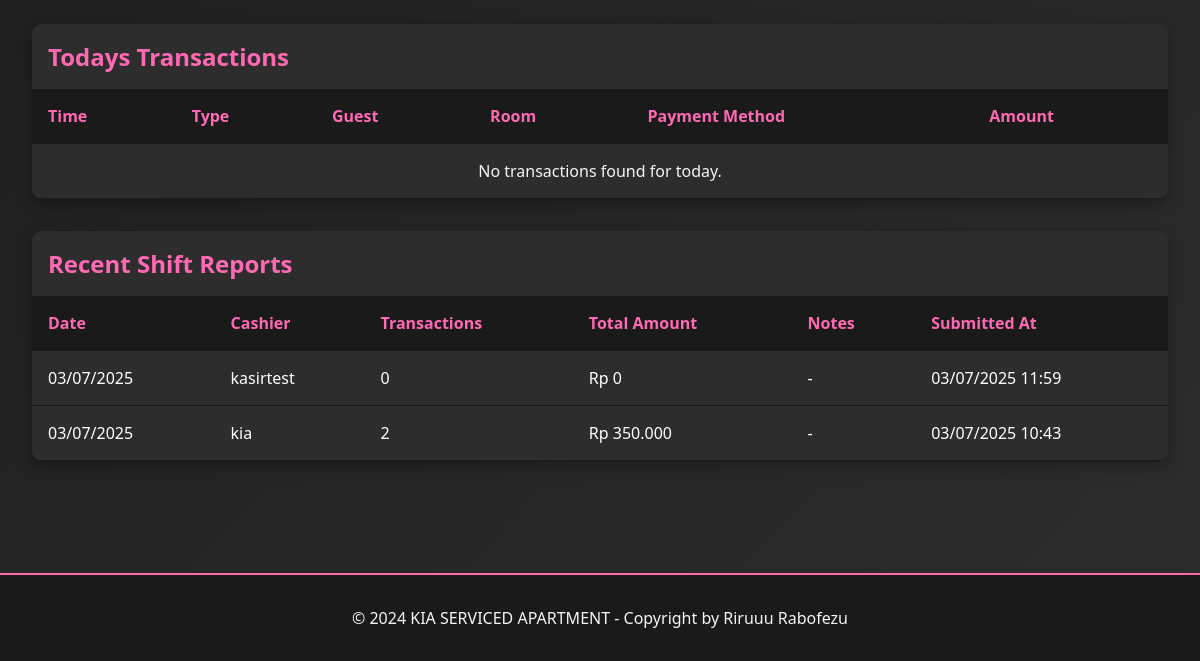
Before: /admin/shift_report.php (signed in, lower part) with the older database file.
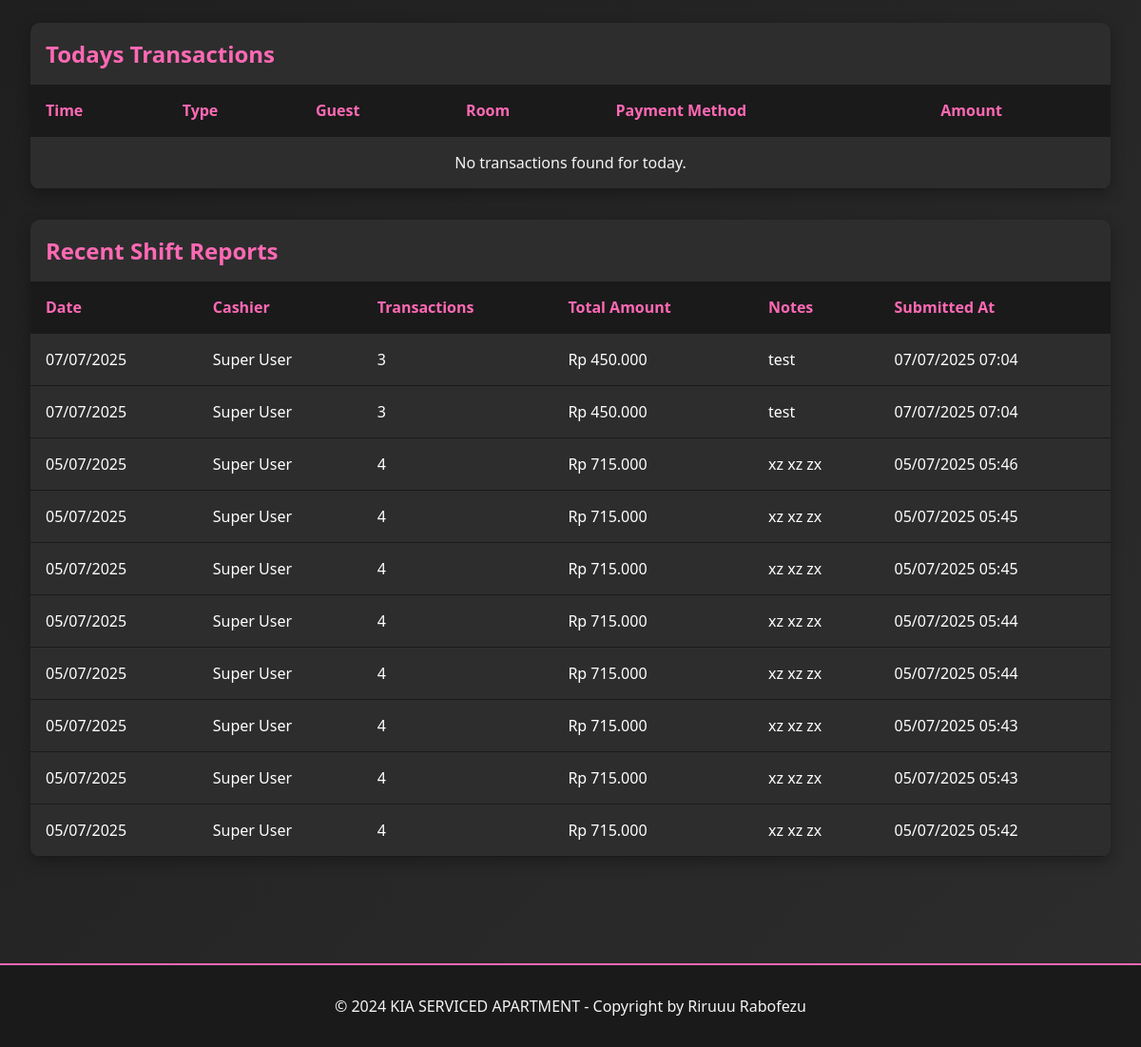
After: the same page with the newer database file.
### tables this page shows
CREATE TABLE `shift_reports` (
  `id` int(11) NOT NULL,
  `user_id` int(11) NOT NULL,
  `shift_date` date NOT NULL,
  `total_transactions` int(11) DEFAULT '0',
  `total_amount` decimal(10,2) DEFAULT '0.00',
  `notes` text,
  `created_at` timestamp NOT NULL DEFAULT CURRENT_TIMESTAMP
);

CREATE TABLE `users` (
  `id` int(11) NOT NULL,
  `username` varchar(50) NOT NULL,
  `password` varchar(255) NOT NULL,
  `full_name` varchar(100) NOT NULL,
  `role` enum('superuser','admin','cashier') NOT NULL,
  `created_at` timestamp NOT NULL DEFAULT CURRENT_TIMESTAMP,
  `updated_at` timestamp NOT NULL DEFAULT CURRENT_TIMESTAMP ON UPDATE CURRENT_TIMESTAMP
);

### includes/config.php (called while the page is built, shortened)
<?php
function isLoggedIn() {
    return isset($_SESSION['user_id']);
}
function getUserRole() {
    return $_SESSION['user_role'] ?? null;
}
function hasPermission($required_roles) {
    $user_role = getUserRole();
    return in_array($user_role, $required_roles);
}
function formatCurrency($amount) {
    return 'Rp ' . number_format($amount, 0, ',', '.');
}
function formatDateTime($datetime) {
    return date('d/m/Y H:i', strtotime($datetime));
}
function formatDate($date) {
    return date('d/m/Y', strtotime($date));
}
?>

### admin/shift_report.php (the view, shortened to what this page needs)
<?php
require_once "../includes/config.php";
$stmt = $pdo->prepare("SELECT t.*, b.guest_name, r.room_number, r.location
                      FROM transactions t
                      JOIN bookings b ON t.booking_id = b.id
                      JOIN rooms r ON b.room_id = r.id
                      WHERE DATE(t.transaction_date) = CURDATE()
                      AND t.created_by = ?
                      ORDER BY t.transaction_date DESC");
$stmt->execute([$_SESSION["user_id"]]);
$today_transactions = $stmt->fetchAll();
?>
<!DOCTYPE html>
<html lang="id">
<head>
    <link rel="stylesheet" href="../assets/css/style.css">
</head>
<body>
    <div class="container">
        <div class="table-container">
            <h2 style="color: var(--primary-pink); margin: 1rem;">Todays Transactions</h2>
            <table class="table">
                <thead>
                    <tr>
                        <th>Time</th>
                        <th>Type</th>
                        <th>Guest</th>
                        <th>Room</th>
                        <th>Payment Method</th>
                        <th>Amount</th>
                    </tr>
                </thead>
                <tbody>
                    <?php if (empty($today_transactions)): ?>
                    <tr>
                        <td colspan="6" style="text-align: center; color: var(--light-gray);">
                            No transactions found for today.
                        </td>
                    </tr>
                    <?php endif; ?>
                </tbody>
            </table>
        </div>
        <?php if (hasPermission(["admin", "superuser"])): ?>
            <?php
            $stmt = $pdo->prepare("SELECT sr.*, u.full_name
                                  FROM shift_reports sr
                                  JOIN users u ON sr.user_id = u.id
                                  ORDER BY sr.shift_date DESC, sr.created_at DESC
                                  LIMIT 10");
            $stmt->execute();
            $recent_reports = $stmt->fetchAll();
            ?>
            <div class="table-container">
                <h2 style="color: var(--primary-pink); margin: 1rem;">Recent Shift Reports</h2>
                <table class="table">
                    <thead>
                        <tr>
                            <th>Date</th>
                            <th>Cashier</th>
                            <th>Transactions</th>
                            <th>Total Amount</th>
                            <th>Notes</th>
                            <th>Submitted At</th>
                        </tr>
                    </thead>
                    <tbody>
                        <?php foreach ($recent_reports as $report): ?>
                        <tr>
                            <td><?php echo formatDate($report["shift_date"]); ?></td>
                            <td><?php echo htmlspecialchars($report["full_name"]); ?></td>
                            <td><?php echo $report["total_transactions"]; ?></td>
                            <td><?php echo formatCurrency($report["total_amount"]); ?></td>
                            <td><?php echo htmlspecialchars($report["notes"] ?: "-"); ?></td>
                            <td><?php echo formatDateTime($report["created_at"]); ?></td>
                        </tr>
                        <?php endforeach; ?>
                    </tbody>
                </table>
            </div>
        <?php endif; ?>
    </div>
    <footer class="footer">
        <p>&copy; 2024 KIA SERVICED APARTMENT - Copyright by Riruuu Rabofezu</p>
    </footer>
</body>
</html>

Changed rows visible on the page:
no longer on this page (row unchanged): shift_reports: shift_date "03/07/2025", user.full_name "kasirtest", total_transactions "0", total_amount "Rp 0", notes "-", created_at "03/07/2025 11:59"
no longer on this page (row unchanged): shift_reports: shift_date "03/07/2025", user.full_name "kia", total_transactions "2", total_amount "Rp 350.000", notes "-", created_at "03/07/2025 10:43"
added shift_reports: shift_date "07/07/2025", user.full_name "Super User", total_transactions "3", total_amount "Rp 450.000", notes "test", created_at "07/07/2025 07:04"
added shift_reports: shift_date "07/07/2025", user.full_name "Super User", total_transactions "3", total_amount "Rp 450.000", notes "test", created_at "07/07/2025 07:04"
added shift_reports: shift_date "05/07/2025", user.full_name "Super User", total_transactions "4", total_amount "Rp 715.000", notes "xz xz zx", created_at "05/07/2025 05:46"
added shift_reports: shift_date "05/07/2025", user.full_name "Super User", total_transactions "4", total_amount "Rp 715.000", notes "xz xz zx", created_at "05/07/2025 05:45"
added shift_reports: shift_date "05/07/2025", user.full_name "Super User", total_transactions "4", total_amount "Rp 715.000", notes "xz xz zx", created_at "05/07/2025 05:45"
added shift_reports: shift_date "05/07/2025", user.full_name "Super User", total_transactions "4", total_amount "Rp 715.000", notes "xz xz zx", created_at "05/07/2025 05:44"
added shift_reports: shift_date "05/07/2025", user.full_name "Super User", total_transactions "4", total_amount "Rp 715.000", notes "xz xz zx", created_at "05/07/2025 05:44"
added shift_reports: shift_date "05/07/2025", user.full_name "Super User", total_transactions "4", total_amount "Rp 715.000", notes "xz xz zx", created_at "05/07/2025 05:43"
added shift_reports: shift_date "05/07/2025", user.full_name "Super User", total_transactions "4", total_amount "Rp 715.000", notes "xz xz zx", created_at "05/07/2025 05:43"
added shift_reports: shift_date "05/07/2025", user.full_name "Super User", total_transactions "4", total_amount "Rp 715.000", notes "xz xz zx", created_at "05/07/2025 05:42"
